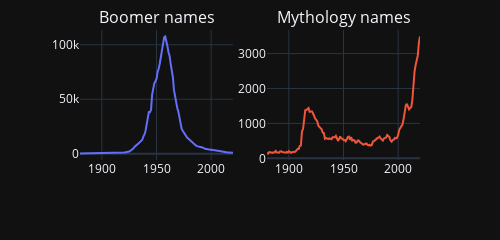

Write notebook code for a chart like this one.
### Code cell
# boomers = px.line(cate_counts[cate_counts['category'] == 'boomer'], x='Year', y='Count')
boomers = cate_counts.query('category == "boomer"')
myths = cate_counts.query('category == "mythology"')

# Create subplots
fig = make_subplots(rows=1, cols=2,
                    subplot_titles=['Boomer names', 'Mythology names'])

# Add traces
fig.add_trace(go.Scatter(x=boomers['Year'], y=boomers['Count'],
                         mode='lines', name='Boomer'), row=1, col=1)
fig.add_trace(go.Scatter(x=myths['Year'], y=myths['Count'],
                         mode='lines', name='Mythology'), row=1, col=2)

# Update layout
fig.update_layout(width=500, height=200, margin=dict(t=30), showlegend=False)
fig.show()

### Figure 1 — Plotly figure (JSON) as saved in the notebook; plotly's stock layout.template omitted (floating-point values rounded to 4 significant figures; data arrays with more than 128 entries replaced by an {"elided": "..."} marker saying what was removed)
{"data": [{"mode": "lines", "name": "Boomer", "x": {"elided": "141 int values"}, "y": {"elided": "141 int values"}, "type": "scatter", "xaxis": "x", "yaxis": "y"}, {"mode": "lines", "name": "Mythology", "x": {"elided": "141 int values"}, "y": {"elided": "141 int values"}, "type": "scatter", "xaxis": "x2", "yaxis": "y2"}], "layout": {"xaxis": {"anchor": "y", "domain": [0.0, 0.45]}, "yaxis": {"anchor": "x", "domain": [0.0, 1.0]}, "xaxis2": {"anchor": "y2", "domain": [0.55, 1.0]}, "yaxis2": {"anchor": "x2", "domain": [0.0, 1.0]}, "annotations": [{"font": {"size": 16}, "showarrow": false, "text": "Boomer names", "x": 0.225, "xanchor": "center", "xref": "paper", "y": 1.0, "yanchor": "bottom", "yref": "paper"}, {"font": {"size": 16}, "showarrow": false, "text": "Mythology names", "x": 0.775, "xanchor": "center", "xref": "paper", "y": 1.0, "yanchor": "bottom", "yref": "paper"}], "margin": {"t": 30}, "width": 500, "height": 200, "showlegend": false}}
